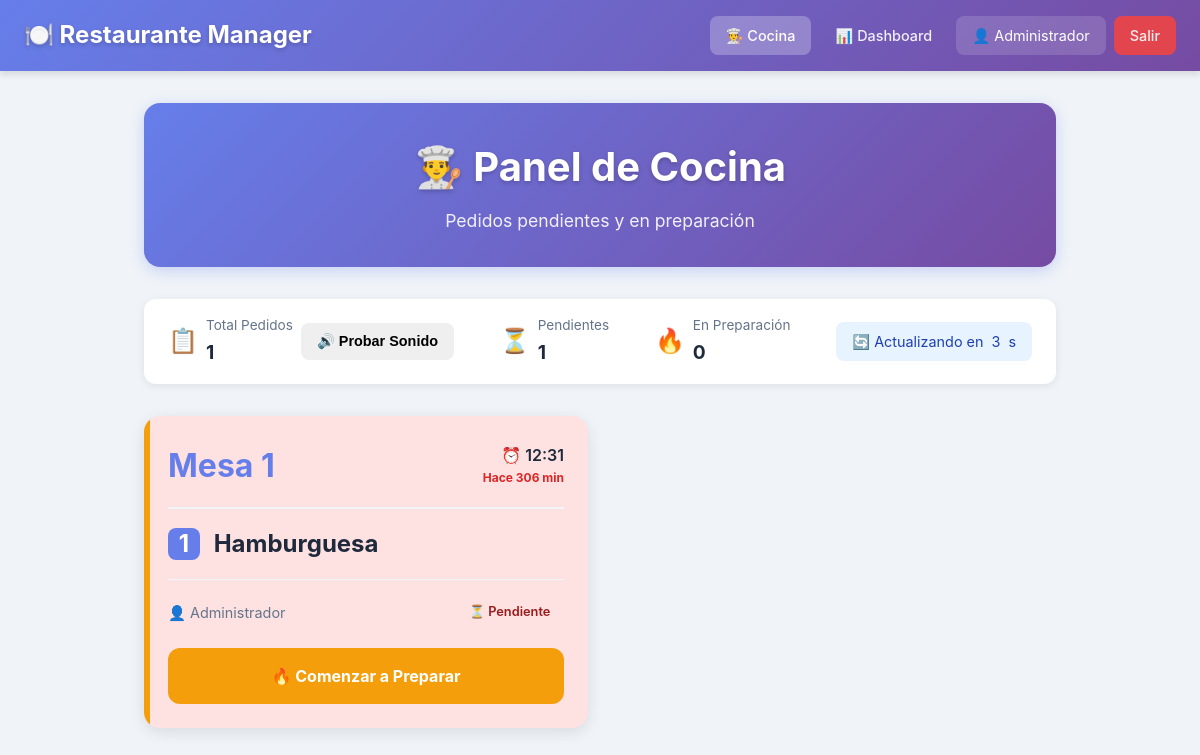
Screenshot of /cocina (signed in) with the database file from the repository.
### app.py (models this page shows, shortened)
class Usuario(UserMixin, db.Model):
    id = db.Column(db.Integer, primary_key=True)
    username = db.Column(db.String(80), unique=True, nullable=False)
    password_hash = db.Column(db.String(200), nullable=False)
    nombre = db.Column(db.String(100), nullable=False)
    rol = db.Column(db.String(20), default='mesero')  # mesero, cocina, admin

class Pedido(db.Model):
    id = db.Column(db.Integer, primary_key=True)
    fecha = db.Column(db.DateTime, default=datetime.now)
    mesa_id = db.Column(db.Integer, db.ForeignKey('mesa.id'), nullable=False)
    sesion_id = db.Column(db.Integer, db.ForeignKey('sesion.id'), nullable=True)
    mesero_id = db.Column(db.Integer, db.ForeignKey('usuario.id'), nullable=False)
    producto = db.Column(db.String(200), nullable=False)
    cantidad = db.Column(db.Integer, default=1)
    precio_unitario = db.Column(db.Float, default=0)  # NUEVO CAMPO
    notas = db.Column(db.Text)
    estado = db.Column(db.String(20), default='pendiente')  # pendiente, preparando, listo, entregado
    pagado = db.Column(db.Boolean, default=False)
    estado_actualizado = db.Column(db.DateTime, default=datetime.now)
    mesa = db.relationship('Mesa', backref='pedidos')
    mesero = db.relationship('Usuario', backref='pedidos')

class Mesa(db.Model):
    id = db.Column(db.Integer, primary_key=True)
    numero = db.Column(db.Integer, nullable=False, unique=True)
    capacidad = db.Column(db.Integer, default=4)
    activa = db.Column(db.Boolean, default=True)

### app.py (the view)
@app.route("/cocina")
@login_required
def cocina():
    hoy = datetime.now().date()
    pedidos_pendientes = Pedido.query.filter(
        db.func.date(Pedido.fecha) == hoy,
        Pedido.estado.in_(['pendiente', 'preparando'])
    ).order_by(Pedido.fecha).all()
    return render_template(
        "cocina.html",
        pedidos=pedidos_pendientes,
        now=datetime.now()
    )

### app.py (called while the page is built)
@login_manager.user_loader
def load_user(user_id):
    return Usuario.query.get(int(user_id))

### templates/cocina.html (shortened to what this page needs)
<!DOCTYPE html>
<html lang="es">
<head>
    <link rel="stylesheet" href="{{ url_for('static', filename='css/styles.css') }}">
</head>
<body>
    <nav class="navbar">
        <div class="nav-container">
            <a href="{{ url_for('dashboard') }}" class="nav-brand">🍽️ Restaurante Manager</a>
            <div class="nav-menu">
                <a href="{{ url_for('cocina') }}" class="nav-link active">👨‍🍳 Cocina</a>
                <a href="{{ url_for('dashboard') }}" class="nav-link">📊 Dashboard</a>
                <span class="nav-user">👤 {{ current_user.nombre }}</span>
                <a href="{{ url_for('logout') }}" class="nav-link nav-logout">Salir</a>
            </div>
        </div>
    </nav>
    <div class="container">
        <div class="cocina-header">
            <h1>👨‍🍳 Panel de Cocina</h1>
            <p class="subtitle">Pedidos pendientes y en preparación</p>
        </div>
        <div class="status-bar">
            <div class="status-item">
                <span class="status-icon">📋</span>
                <div>
                    <div class="status-label">Total Pedidos</div>
                    <div class="status-value" id="total-pedidos">{{ pedidos|length }}</div>
                </div>
                    <button onclick="playAlertSound(); showToast('🔊 Probando sonido', 'info')"
                            class="btn btn-sm"
                            style="padding: 0.5rem 1rem; font-size: 0.9rem;">
                        🔊 Probar Sonido
                    </button>
            </div>
            <div class="status-item">
                <span class="status-icon">⏳</span>
                <div>
                    <div class="status-label">Pendientes</div>
                    <div class="status-value" id="pendientes-count">
                        {{ pedidos|selectattr('estado', 'equalto', 'pendiente')|list|length }}
                    </div>
                </div>
            </div>
            <div class="status-item">
                <span class="status-icon">🔥</span>
                <div>
                    <div class="status-label">En Preparación</div>
                    <div class="status-value" id="preparando-count">
                        {{ pedidos|selectattr('estado', 'equalto', 'preparando')|list|length }}
                    </div>
                </div>
            </div>
            <div class="status-item">
                <span class="refresh-indicator" id="refresh-status">
                    🔄 Actualizando en <span id="countdown">10</span>s
                </span>
            </div>
        </div>
        <div id="pedidos-container">
            {% if pedidos %}
            <div class="pedidos-grid" id="pedidos-grid">
                {% for pedido in pedidos %}
                <div class="pedido-card estado-{{ pedido.estado }}" data-pedido-id="{{ pedido.id }}">
                    <div class="pedido-header">
                        <div class="pedido-mesa">Mesa {{ pedido.mesa.numero }}</div>
                        <div class="pedido-tiempo">
                            <div class="tiempo-hora">⏰ {{ pedido.fecha.strftime('%H:%M') }}</div>
                            <div class="tiempo-transcurrido" data-timestamp="{{ pedido.fecha.timestamp() }}">
                            </div>
                        </div>
                    </div>
                    <div class="pedido-producto">
                        <span class="pedido-cantidad">{{ pedido.cantidad }}</span>
                        {{ pedido.producto }}
                    </div>
                    <div class="pedido-info">
                        <div class="pedido-mesero">
                            <span>👤</span>
                            <span>{{ pedido.mesero.nombre }}</span>
                        </div>
                        <span class="estado-badge estado-{{ pedido.estado }}">
                            {% if pedido.estado == 'pendiente' %}
                                ⏳ Pendiente
                            {% else %}
                                🔥 Preparando
                            {% endif %}
                        </span>
                    </div>
                    <div class="pedido-actions">
                        {% if pedido.estado == 'pendiente' %}
                        <a href="{{ url_for('actualizar_estado', pedido_id=pedido.id, estado='preparando') }}"
                           class="btn btn-warning btn-cocina">
                            🔥 Comenzar a Preparar
                        </a>
                        {% elif pedido.estado == 'preparando' %}
                        <a href="{{ url_for('actualizar_estado', pedido_id=pedido.id, estado='listo') }}"
                           class="btn btn-success btn-cocina">
                            ✅ Marcar como Listo
                        </a>
                        {% endif %}
                    </div>
                </div>
                {% endfor %}
            </div>
            {% else %}
            <div class="empty-state">
                <div class="empty-icon">✨</div>
                <h2>No hay pedidos pendientes</h2>
                <p class="text-muted">Todos los pedidos están listos o entregados</p>
            </div>
            {% endif %}
        </div>
    </div>
</body>
</html>

### static/css/styles.css (style rules this page uses)
* { margin: 0; padding: 0; box-sizing: border-box; }
body { font-family: -apple-system, BlinkMacSystemFont, 'Segoe UI', Roboto, Oxygen, Ubuntu, Cantarell, sans-serif; background: #f8fafc; color: #1e293b; line-height: 1.6; }
.navbar { background: linear-gradient(135deg, #667eea 0%, #764ba2 100%); box-shadow: 0 4px 6px rgba(0,0,0,0.1); position: sticky; top: 0; z-index: 1000; }
.nav-container { max-width: 1400px; margin: 0 auto; padding: 1rem 1.5rem; display: flex; justify-content: space-between; align-items: center; }
.nav-brand { font-size: 1.5rem; font-weight: bold; color: white; text-shadow: 0 2px 4px rgba(0,0,0,0.2); text-decoration: none; }
.nav-menu { display: flex; gap: 0.5rem; align-items: center; flex-wrap: wrap; }
.nav-link { color: rgba(255,255,255,0.9); text-decoration: none; padding: 0.5rem 1rem; border-radius: 0.5rem; transition: all 0.3s; font-weight: 500; font-size: 0.9rem; }
.nav-link.active { background: rgba(255,255,255,0.25); color: white; }
.nav-logout { background: rgba(239, 68, 68, 0.9); }
.nav-user { color: white; font-size: 0.9rem; padding: 0.5rem 1rem; background: rgba(255,255,255,0.15); border-radius: 0.5rem; backdrop-filter: blur(10px); }
.container { max-width: 1400px; margin: 0 auto; padding: 2rem 1.5rem; }
.subtitle { color: #64748b; font-size: 1.1rem; }
.btn { display: inline-block; padding: 0.625rem 1.25rem; border: none; border-radius: 0.5rem; font-size: 0.9rem; font-weight: 600; text-decoration: none; text-align: center; cursor: pointer; transition: all 0.3s; line-height: 1.5; }
.btn-warning { background: #f59e0b; color: white; }
.btn-sm { padding: 0.5rem 1rem; font-size: 0.85rem; }
@media (max-width: 1200px) { .container { max-width: 960px; } }

### rows the page displays
Usuario: nombre "Administrador"
Pedido: mesa.numero "1", fecha "12:31", cantidad "1", producto "Hamburguesa", mesero.nombre "Administrador", estado "⏳ Pendiente"

### other values shown
{{ pedidos|length }} "1"
{{ pedidos|selectattr('estado', 'equalto', 'pendiente')|list|length }} "1"
{{ pedidos|selectattr('estado', 'equalto', 'preparando')|list|length }} "0"
